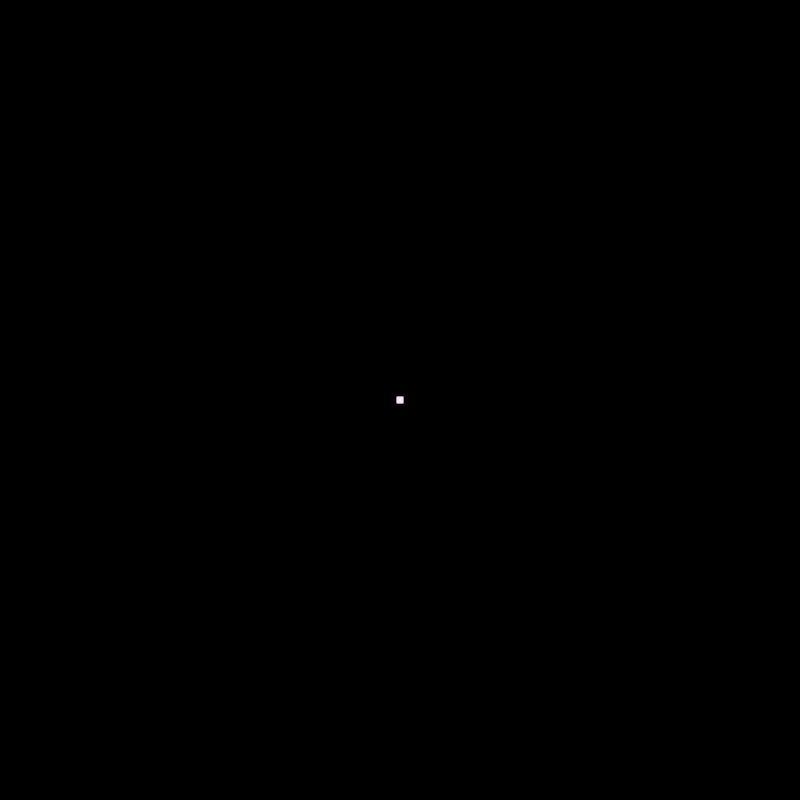
Frame 1 (no input)
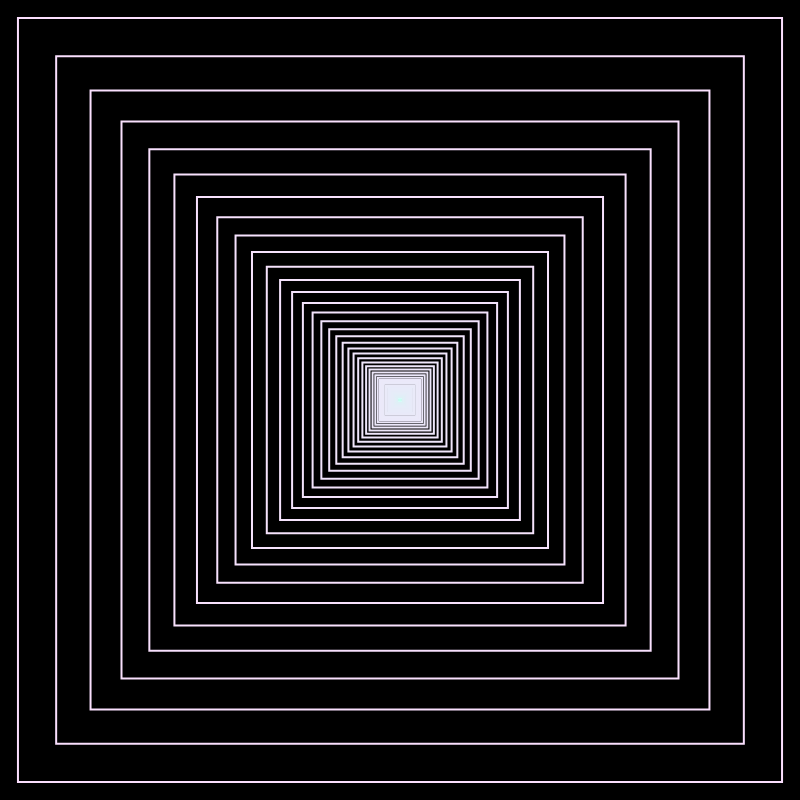
Frame 60 (no input)
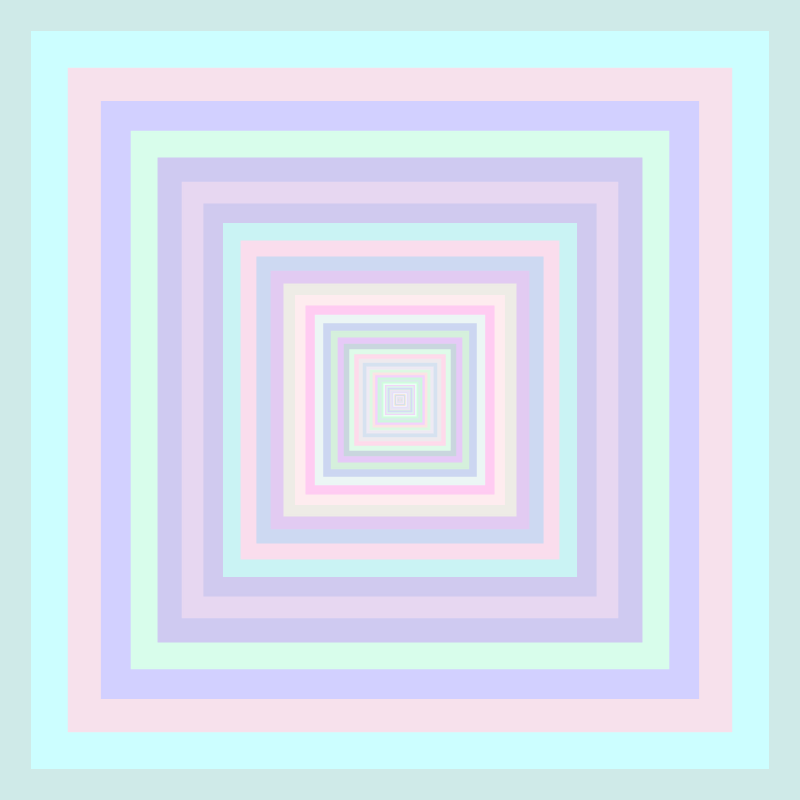
Frame 120 (the mouse pressed at the canvas centre since frame 60)

The p5.js sketch that drew these frames (run headless with seeded random() and noise() and a simulated clock; from frame 60 on, the mouse is pressed at the canvas centre):

// p5.js sketch
// ── sketch.js
let colors = []; // empty array
const maxSquares = 100;  // total number of squares
let size = 5;  // starting size of the squares
const growthRate = 30;  // rate at which squares grow
let clickToggle = false;  // toggle state for mouse press
function setup() {
  createCanvas(800, 800);  // set up canvas size
  generateColors();  // initialize colors
}
function draw() {
  background(0);  // set background to black
  translate(width / 2, height / 2);  // move origin to canvas center
  let currentSize = size;  // initialize current square size
  // loop to draw squares
  for (let i = 0; i < maxSquares; i++) {
    fill(clickToggle ? colors[i] : color(0, 0, 0, 0));  // fill squares on click, else no fill
    stroke(colors[i]);  // apply stroke color
    strokeWeight(2);  // set stroke thickness
    rectMode(CENTER);  // draw squares from center
    rect(0, 0, currentSize, currentSize);  // draw square
    currentSize *= 0.9;  // reduce size for next square
  }
  size += growthRate;  // gradually grow squares
}
function generateColors() {
  colors = [];
  // generate pastel gradient colors
  for (let i = 0; i < maxSquares; i++) {
    let r = map(i, 0, maxSquares, 255, 200);  // map red values
    let g = map(i, 0, maxSquares, 220, 255);  // map green values
    let b = map(i, 0, maxSquares, 255, 240);  // map blue values
    colors.push(color(r, g, b));  // add color to array
  }
}
function mousePressed() {
  clickToggle = !clickToggle;  // toggle on mouse press

  if (clickToggle) {
    // change colors on click
    colors = colors.map(() => color(random(200, 255), random(200, 255), random(220, 255)));
  } else {
    // revert to original gradient
    generateColors();
  }
}
